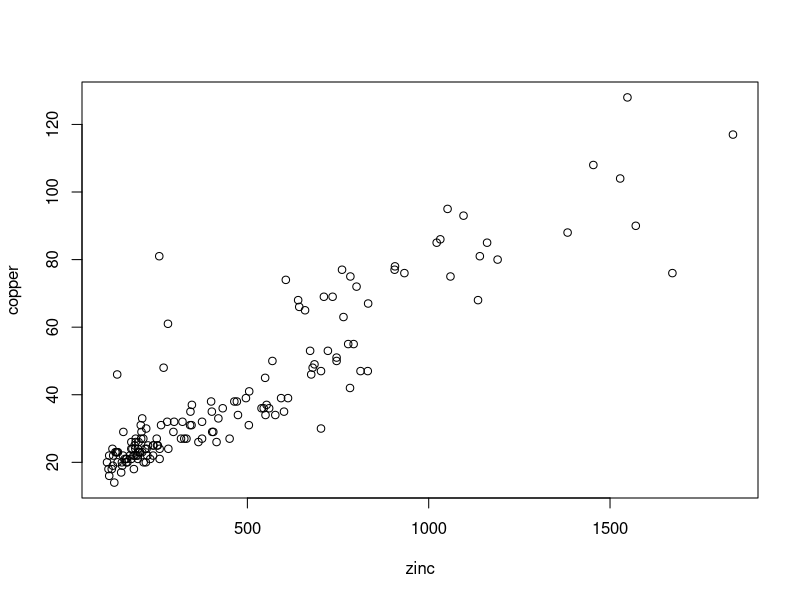
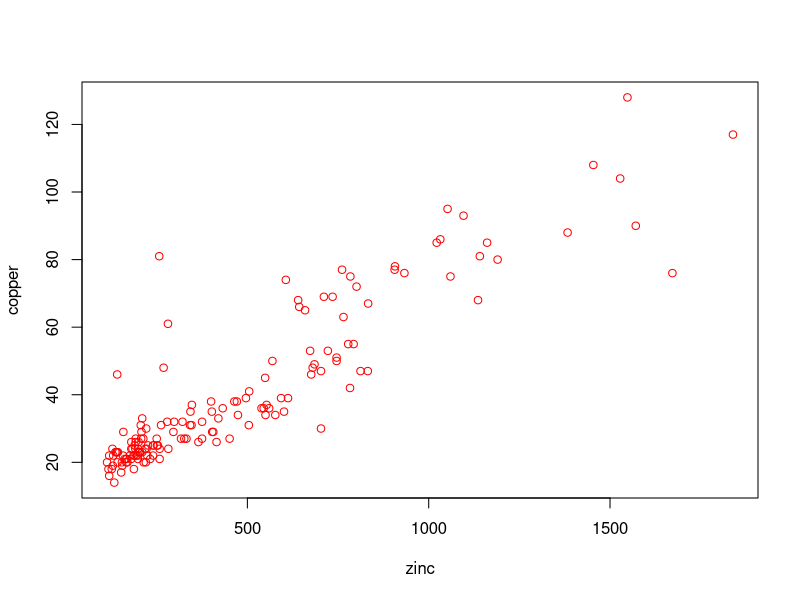
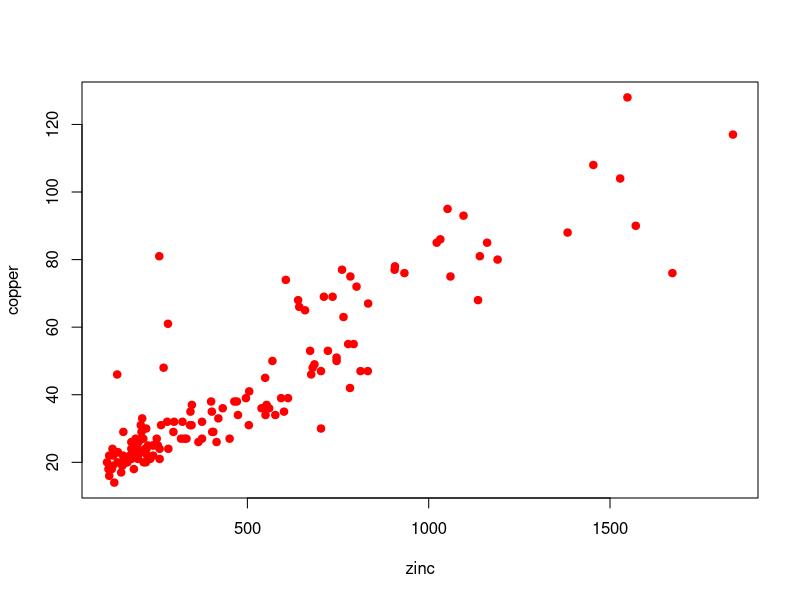
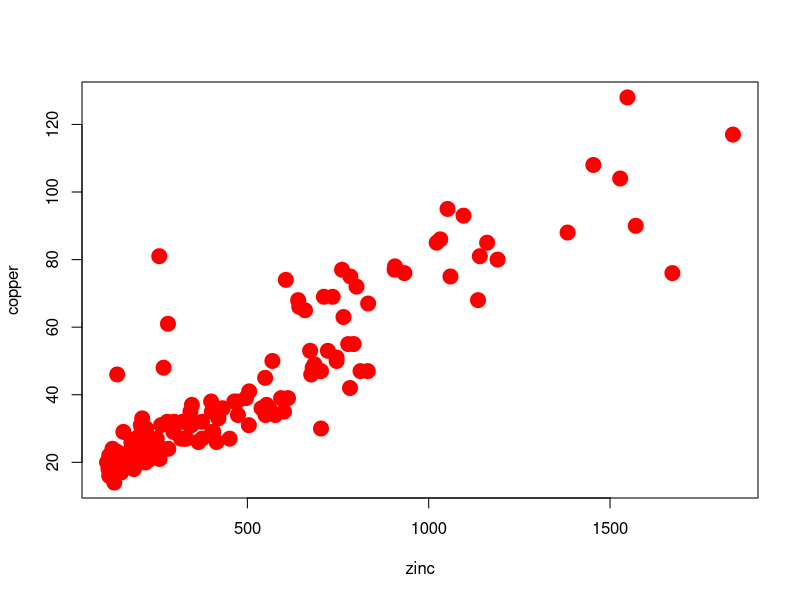

The R source for these figures, in order:
install.packages("sp")

library(sp)

data(meuse)

head(meuse)

attach(meuse)

plot(zinc,copper)
plot(zinc,copper,col="red")
plot(zinc,copper,col="red",pch=19)
plot(zinc,copper,col="red",pch=19,cex=2)
